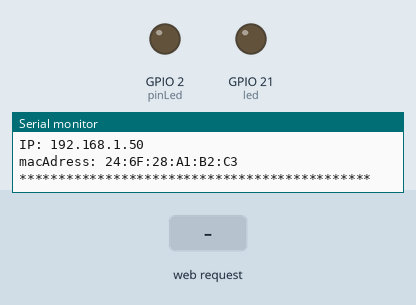
The sketch below on a simulated ESP32. Parts: output pins drawn as LEDs (lit = HIGH), the last lines printed to the serial monitor. The inputs (shaded band) are chosen by the test bench. WiFi joins after 1.5 s; servers stay silent unless stated.

Above: at 2.7 s.
2.8 s: HTTP request GET /Habit_1_ON received
At 3.2 s:
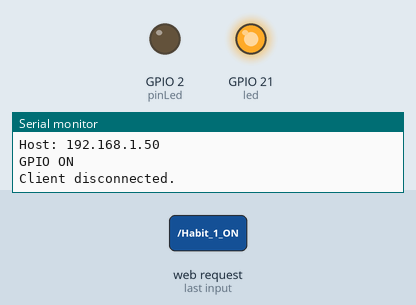
4.3 s: HTTP request GET /Habit_1_OFF received
At 5.5 s:
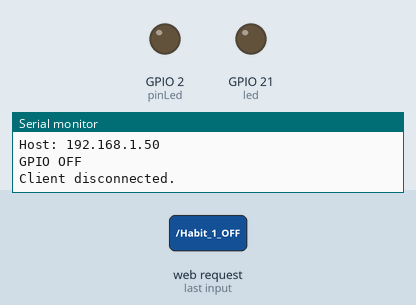
Timing chart, 0 to 7.3 s (numbered marks = the images above; inputs shaded):
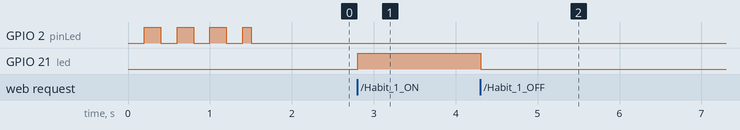

Measured:
- after the input at 2.8 s, GPIO 21 (led): LOW → HIGH at once
- after the input at 4.3 s, GPIO 21 (led): HIGH → LOW at once

The sketch:

wifimanager_moduloesp32_1.ino
```cpp
#include <WiFiManager.h>
#include <WiFi.h>
#include <Ticker.h>


Ticker ticker;

// Pin LED azul
byte pinLed = 2;

//------------------Servidor Web en puerto 80---------------------

WiFiServer server(80);

int contconexion = 0;

String header; // Variable para guardar el HTTP request

String estadoled = "off";

const int led = 21;

String paginaInicio = "<!DOCTYPE html>"
"<html lang='en'>"
"<head>"
"<meta charset='utf-8' />"
"<meta name='viewport' content='width=device-width, initial-scale=1.0'>"
"<META HTTP-EQUIV='Refresh' CONTENT='1'>"
"<title>Control de LED</title>"
"</head>"
"<body style='font-family: Century gothic; width: 800;'>"
"<center>"
"<div style='box-shadow: 0px 0px 20px 8px rgba(0,0,0,0.22); padding: 20px; width: 300px; display: inline-block; margin: 30px;'>"
"<h1>Datos del SENSOR</h1>";

String paginaFin =
"<h2>LED 1</h2>"
//"<h2>L</h2>"
"<p><a href='/Habit_1_ON'><button style='background-color:red; color:white; height:50px;width:100px; border-radius: 10px; border-color: rgb(25, 255, 4);'>ON</button></a></p>"
"<p><a href='/Habit_1_OFF'><button style='background-color:blue; color:white; height:50px;width:100px; border-radius: 10px; border-color: rgb(255, 0, 0);'>OFF</button></a></p>"
"</div>"
"</center>"
"</body>"
"</html>";


 /// IP STATICA
  IPAddress ip(192, 168, 2, 110); // where xx is the desired IP Address
  IPAddress gateway(192, 168, 2, 1); // set gateway to match your network
  IPAddress subnet(255, 255, 255, 0); // set subnet mask to match your network


void parpadeoLed(){
  // Cambiar de estado el LED
  byte estado = digitalRead(pinLed);
  digitalWrite(pinLed, !estado);
}

void setup()
{
  Serial.begin(115200);

   pinMode(pinLed, OUTPUT);

  // Empezamos el temporizador que hará parpadear el LED
  ticker.attach(0.2, parpadeoLed);

  // Creamos una instancia de la clase WiFiManager
  WiFi.config(ip, gateway, subnet);
  WiFiManager wifiManager;

  // Descomentar para resetear configuración
  //wifiManager.resetSettings();

  // Cremos AP y portal cautivo
  wifiManager.autoConnect("ESP8266Temp","hola1234");


  Serial.println("Ya estás conectado");

  ticker.detach();

  // Apagamos el LED
  digitalWrite(pinLed, LOW);


  Serial.println("");
  Serial.println("********************************************");
  Serial.print("Conectado a la red WiFi: ");
  Serial.println(WiFi.SSID());
  Serial.print("IP: ");
  Serial.println(WiFi.localIP());
  Serial.print("macAdress: ");
  Serial.println(WiFi.macAddress());
  Serial.println("*********************************************");


  server.begin(); // iniciamos el servidor
  pinMode(led, OUTPUT);
  digitalWrite(led, LOW);
}

void loop() {
   WiFiClient client = server.available();   // Escucha a los clientes entrantes

  if (client) {                             // Si se conecta un nuevo cliente
    Serial.println("New Client.");          //
    String currentLine = "";                //
    while (client.connected()) {            // loop mientras el cliente está conectado
      if (client.available()) {             // si hay bytes para leer desde el cliente
        char c = client.read();             // lee un byte
        Serial.write(c);                    // imprime ese byte en el monitor serial
        header += c;
        if (c == '\n') {                    // si el byte es un caracter de salto de linea
          // si la nueva linea está en blanco significa que es el fin del
          // HTTP request del cliente, entonces respondemos:
          if (currentLine.length() == 0) {
            client.println("HTTP/1.1 200 OK");
            client.println("Content-type:text/html");
            client.println("Connection: close");
            client.println();

            // enciende y apaga el GPIO
            if (header.indexOf("GET /Habit_1_ON") >= 0) {
              Serial.println("GPIO ON");
              estadoled = "on";
              digitalWrite(led, HIGH);
            } else if (header.indexOf("GET /Habit_1_OFF") >= 0) {
              Serial.println("GPIO OFF");
              estadoled = "off";
              digitalWrite(led, LOW);
            }

            // Muestra la página web
            client.println(paginaInicio + String(hallRead()) + paginaFin);

            // la respuesta HTTP temina con una linea en blanco
            client.println();
            break;
          } else { // si tenemos una nueva linea limpiamos currentLine
            currentLine = "";
          }
        } else if (c != '\r') {  // si C es distinto al caracter de retorno de carro
          currentLine += c;      // lo agrega al final de currentLine
        }
      }
    }
    // Limpiamos la variable header
    header = "";
    // Cerramos la conexión
    client.stop();
    Serial.println("Client disconnected.");
    Serial.println("");
  }
  }
```
